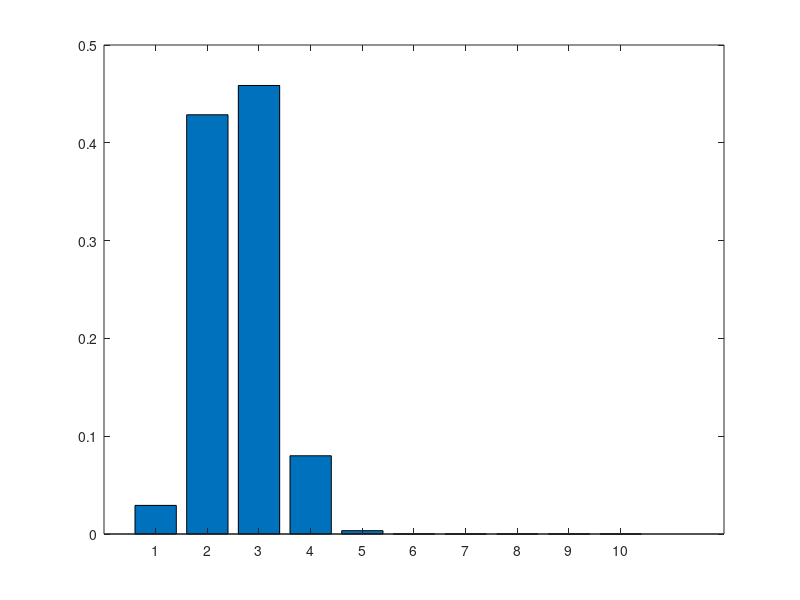
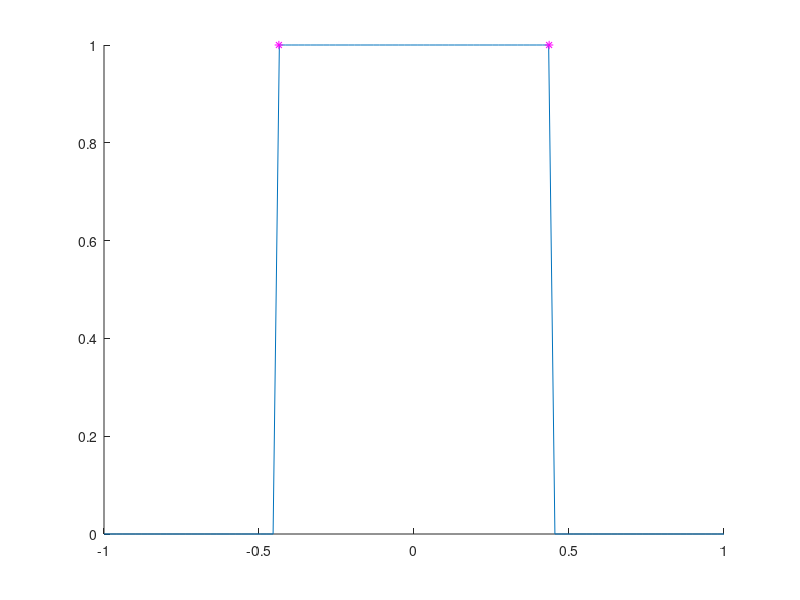
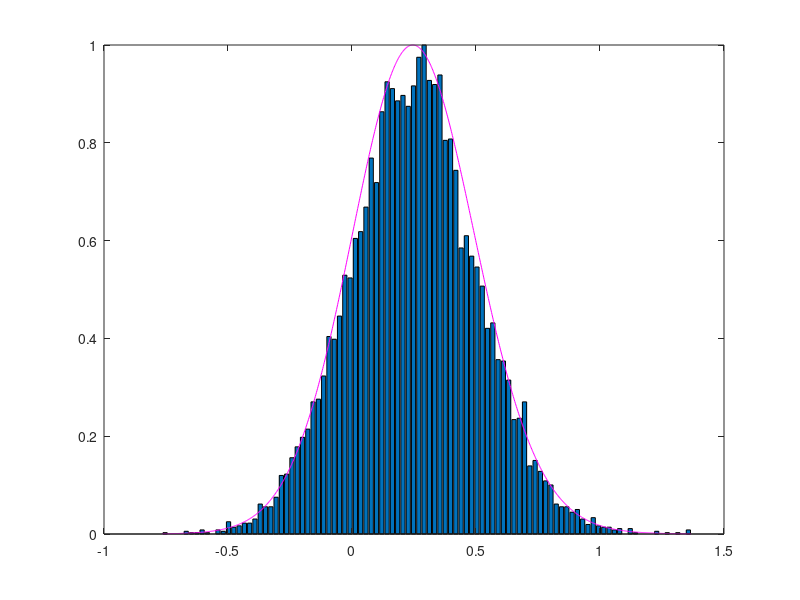

Source code (MATLAB) for these figures, in order:
% Section 1
% Code to compute the count distribution for a renewal process with
% Gamma-distributed intervals.
%
% Section 2
% A test of the formula to compute bounds on r23 given r12 and r23.
%
% Section 3
% Playing around with Cauchy random variables and confidence intervals for
% the ratio of two independent normals.

%%
% Section 1
%
% Code to compute the count distribution for a renewal process with
% Gamma-distributed intervals.

% User-defined parmeters:
t = 50;  % Counting window length
a = 5; % First parameter of Gamma distn. (mean of exponentials).
b = 5; % Second parameter of Gamma (number of exponentials convolved).
maxspikes = 5*t/(a*b); 
% Largest number of spikes that we're going to consider as possible in a
% window of length 't'.  No just a big number - no principled reason for
% this choice.

%----------------------------
% Computing 1-CDF of count distribution using fact that:
% P(N(t)>=k) = P(Wk<=t)
% where N(t) is count in a window of length t
% and Wk is waiting time to kth renewal (in this case gamma with parameter
% k*b.
x = zeros(maxspikes,1);
for k = 1:maxspikes
    x(k) = gamcdf(t,k*b,a);
end
x = [1;x];  % P(N(t) >= 0) = 1
% x(k) is now P(N(t) > k)
countcdf = 1-x;
countpdf = diff(countcdf);
bar(countpdf);  % here it is

% As a sanity check we comparing this
% distribution against the Poisson (set b = 1 for Poisson process)
if (b == 1)
    pdf = poisspdf([0:maxspikes],t/a);
    hold on;
    plot(pdf,'y*');
end

%%
% Section 2

% Assume three random variables.  If we fix the correlation between
% variables 1 and 2 and we fix the correlation between variables 1 and 3,
% what can we say about the allowable correlations between variables 2 and
% 3?

r12 = -.9;
r13 = 0;
% Here are the bounds on r23 (the correlation between rvs 2 and 3)
bnds = [cos(acos(r12)-acos(r13)) cos(acos(r12)+acos(r13))];

% Now let's test it to make sure i haven't gotten it wrong.
% Building a series of correlation matrices with the values of r12 and r13
% given above.  Then, trying many different values for r23 and seeing if we
% get a legitimate correlation matrix (postive semi-definite).
cormat = eye(3);
cormat(1,2) = r12; cormat(2,1) = r12;
cormat(1,3) = r13; cormat(3,1) = r13;

testrs = linspace(-1,1,100);
success = nan*ones(1,length(testrs));
for i = 1:length(testrs)
    cormat(2,3) = testrs(i); cormat(3,2) = testrs(i);
    success(i) = det(cormat)>=0;
end

figure; axes; hold on;
plot(testrs,success);
plot(bnds,[1 1],'m*');

%%
% Section 3
% Playing around with Cauchy random variables and confidence intervals for
% the ratio of two independent normals.

muX = 10;
muY = 40;
sigmaX = 10;
sigmaY = 4;

% First, a Monte Carlo simulation
niter = 10000;
X = normrnd(muX, sigmaX, niter, 1);
Y = normrnd(muY, sigmaY, niter, 1);
Z = X./Y;
figure;
[n,x] = hist(Z,100);
bar(x,n./max(n));
hold on;

% Now using the formulas from Kamerund 1978
z = linspace(min(Z),max(Z),1000);
w = (sigmaY/sigmaX)*z;  % w is a scaled version of z
s = 1./sqrt(w.^2+1);
k = (muX/sigmaX.*w+muY/sigmaY).*s.^2;
M = -.5*(muY/sigmaY.*w-muX/sigmaX).^2.*s.^2;
Q = k.*s.*sqrt(2*pi).*(1-2.*normcdf(-k./s))+(2*s.^2.*exp(-k.^2./(2*s.^2)));

fg = 1/(2*pi).*Q.*exp(M);
fz = (sigmaY/sigmaX)*fg;
fz = fz./sum(fz);
plot(z,fz./max(fz),'m-');

% CDF
Fz = cumsum(fz);
CI = interp1(Fz,z,[.025 .975])
